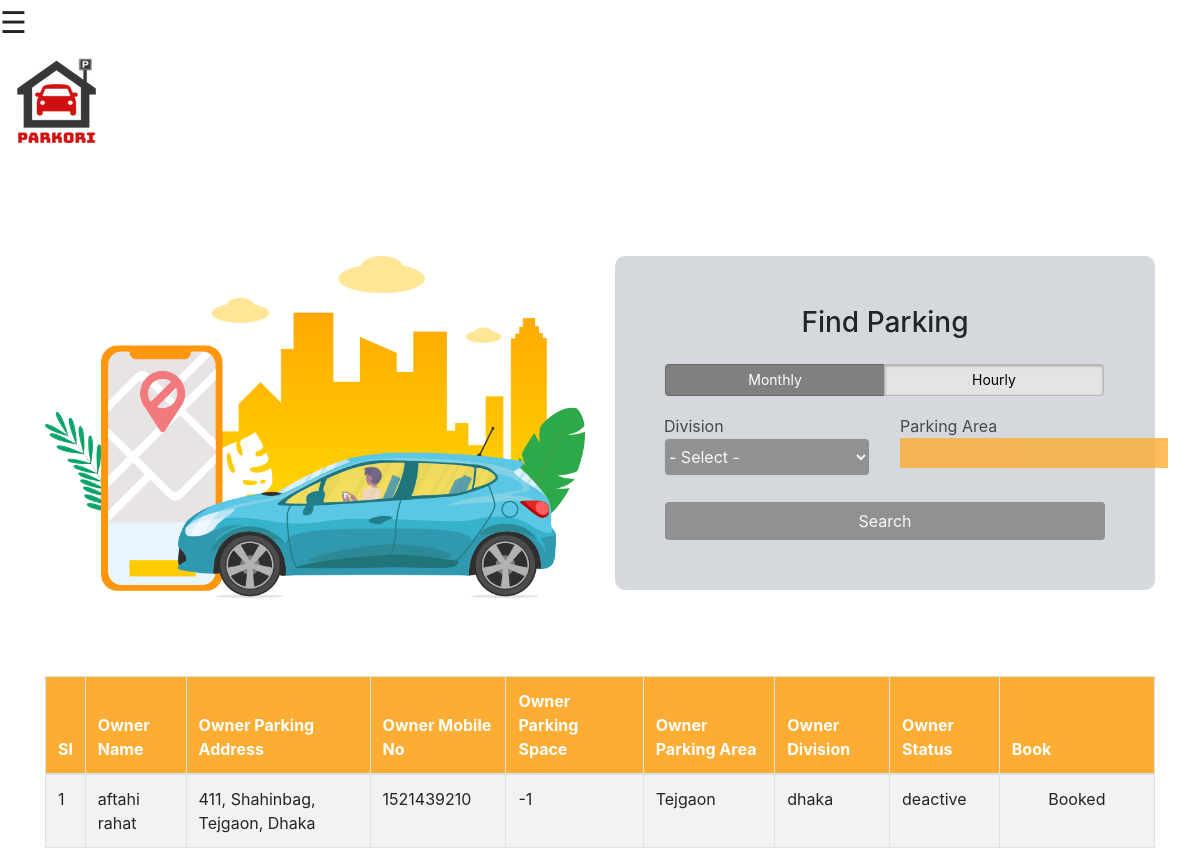
The app's page /Loginform/dashboards/parkerDashboard_update.php?uname=aftahi rahat with its own data.
### tables this page shows
CREATE TABLE `owner` (
  `id` int(6) NOT NULL,
  `username` varchar(40) NOT NULL,
  `password` varchar(60) NOT NULL,
  `email` varchar(60) NOT NULL,
  `mobile_no` varchar(255) NOT NULL,
  `nid` int(60) NOT NULL,
  `address` varchar(255) NOT NULL,
  `parking_area` varchar(255) NOT NULL,
  `division` varchar(255) NOT NULL,
  `space` int(90) NOT NULL,
  `status` varchar(20) NOT NULL DEFAULT 'deactive',
  `approval` varchar(20) NOT NULL DEFAULT 'no'
);

### Loginform/dashboards/parkerDashboard_update.php (the view, shortened to what this page needs)
<?php include "includes/dbconnect.inc.php"; ?>
<!DOCTYPE html>
<html lang="en">
	<head>
			<link rel="stylesheet" href="bootstrap.min.css">
			<link rel="stylesheet" href="owl.carousel.min.css">
			<link rel="stylesheet" href="owl.theme.default.min.css">
			<link href="find-parking-place.css" rel="stylesheet">
			<link href="sidebar.css" rel="stylesheet">
			<link rel="stylesheet" href="https://cdnjs.cloudflare.com/ajax/libs/font-awesome/4.7.0/css/font-awesome.min.css">
	</head>
	<body>
		<span style="font-size:30px;cursor:pointer" onclick="openNav()">&#9776;</span>
		<div id="main">
			<nav class="navbar navbar-default" role="navigation">
				<a class="navbar-brand navbar-right" href="index.html"><img src="rsz_logo1.png" ></a>
			</nav>
			<section class="banner-area">
				<div class="container">
					<div class="row upperspace">
						<div class=" col-lg-6 col-md-5 col-sm-12 col-12">
							<div class="banner-img">
								<img src="million-job.png" class="img-fluid">
							</div>
						</div>
						<div class=" col-lg-6 col-md-7 col-sm-12 col-12">
							<div class="sign-up-area">
								<div class="sign-up">
									<div class="row">
										<div class="col-md-12">
											<h3 align="center" class="mb-4">Find Parking</h3>
										</div>
									</div>
									<div class="row">
										<div class="col-md-12">
											<form method="post" action="">
												<div class="switch-field w-100">
													<label for="monthly">Monthly</label>
													<label for="hourly">Hourly</label>
												</div>
												<div class="time-picker-section">
													<div class="row">
														<div class="col-6 pl-1">
															<div class="form-group ">
																<label>Division</label>
																<select class="form-control"  id="division" name="division" required="">
																	<option disabled selected value>- Select -</option>
																</select>
															</div>
														</div>
														<div class="col-6 pr-1">
															<div class="form-group">
																<label>Parking Area</label>
																<input type="text" id="local" name="local"/>
															</div>
														</div>
													</div>
												</div>
												<button type="submit" id="sign" class="btn btn-block mt-3 datepicker-btn" name="search_btn">Search</button>
											</form>
										</div>
									</div>
								</div>
							</div>
						</div>
					</div>
				</div>
			</section>
			<section class="find-parking-table">
				<div class="container">
					<div class="row">
						<div class="col-md-12">
							<div class="table-responsive">
								<table id="example" class="table table-striped table-bordered">
									<thead>
										<tr>
											<th >Sl</th>
											<th>Owner Name</th>
											<th >Owner Parking Address</th>
											<th>Owner Mobile No</th>
											<th>Owner Parking Space</th>
											<th>Owner Parking Area</th>
											<th>Owner Division</th>
											<th>Owner Status</th>
											<th width="14%">Book</th>
										</tr>
									</thead>
									<tbody id="find_park_t">
										<?php
											if (isset($_POST['search_btn'])) {
												$search = $_POST['search_btn'];
												$parker_search = mysqli_real_escape_string($conn, $_POST['local']);
												$parker_division = mysqli_real_escape_string($conn, $_POST['division']);
												$query = "SELECT * FROM owner WHERE id LIKE '$search'";
												$select_query = mysqli_query($conn, $query);
												while ($row = mysqli_fetch_assoc($select_query)) {
													$o_parking_area = $row['parking_area'];
													$o_division = $row['division'];
													if ($parker_division == $o_division) {
														$query = "SELECT * FROM owner";
														$select_query = mysqli_query($conn, $query);
														$i = 0;
														while ($row = mysqli_fetch_assoc($select_query)) {
															$the_o_id = $row['id'];
															$o_username = $row['username'];
															$o_email = $row['email'];
															$o_mobile_no = $row['mobile_no'];
															$o_nid = $row['nid'];
															$o_address = $row['address'];
															$o_parking_area = $row['parking_area'];
															$o_division = $row['division'];
															$o_space= $row['space'];
															$o_status = $row['status'];
															$i++;
															?>
															<tr>
																<td><?php echo $i; ?></td>
																<td><?php echo $o_username; ?> </td>
																<td><?php echo $o_address; ?></td>
																<td><?php echo $o_mobile_no; ?></td>
																<td><?php echo $o_space; ?></td>
																<td><?php echo $o_parking_area; ?></td>
																<td><?php echo $o_division; ?></td>
																<td><?php echo $o_status; ?></td>
																<td align="center"><a href="FindParkingFormee2c.html?link=380"><button>Book Parking</button></a></td>
															</tr>
														<?php
														}
															}
													}
											}
											else {
												if ($_SERVER['REQUEST_METHOD'] == 'GET') {
													$o_uname = $_GET['uname'];
													$query = "SELECT * FROM owner WHERE username = '$o_uname'";
													$select_query = mysqli_query($conn, $query);
													$i = $k = 0;
													while ($row = mysqli_fetch_assoc($select_query)) {
														$o_username = $row['username'];
														$o_mobile_no = $row['mobile_no'];
														$o_address = $row['address'];
														$o_parking_area = $row['parking_area'];
														$o_division = $row['division'];
														$o_space= $row['space'];
														$k = $o_space;
														$k--;
														$o_status = $row['status'];
														$i++;
														?>
														<tr>
															<td><?php echo $i; ?></td>
															<td><?php echo $o_username; ?> </td>
															<td><?php echo $o_address; ?></td>
															<td><?php echo $o_mobile_no; ?></td>
															<td><?php echo $k; ?></td>
															<td><?php echo $o_parking_area; ?></td>
															<td><?php echo $o_division; ?></td>
															<td><?php echo $o_status; ?></td>
															<td align="center">Booked</td>
														</tr>
											<?php
													}
												}
											}
										?>
									</tbody>
								</table>
							</div>
						</div>
					</div>
				</div>
			</section>
		</div>
	</body>
</html>

### Loginform/dashboards/find-parking-place.css (style rules this page uses)
.banner-area { position: relative; }
.upperspace { padding-top: 100px; }
.banner-img { height: 400px; }
.find-parking-table { margin-top: 20px; }
.find-parking-table thead { background-color: #fdad33; color: white; }
.sign-up-area { border-radius: 10px; background-color: #d5d8dc ; }
.sign-up { padding: 50px; }
.sign-up button { border-bottom-style:3px solid transparent; }
.time-picker-section { padding: 10px 10px; border-radius: 3px; margin-bottom:10px; opacity: 0.8; }
.time-picker-section input { height: 30px; background-color: #FDAD33; padding: 10px; border: none; }
.time-picker-section label { padding: 0px!important; margin: 0px!important; }
.time-picker-section .form-group { padding-bottom: 0px!important; margin-bottom: 0px!important; }
.time-picker-section .form-control { padding: 0px; }
.datepicker-btn { background-color: gray; color: white; opacity: 0.8; }
.switch-field { display: flex; overflow: hidden; }
.switch-field label { background-color: #e4e4e4; color: black; font-size: 14px; line-height: 1; text-align: center; padding: 8px 16px; margin-right: -1px; border: 1px solid rgba(0, 0, 0, 0.2); box-shadow: inset 0 1px 3px rgba(0, 0, 0, 0.3), 0 1px rgba(255, 255, 255, 0.1); transition: all 0.1s ease-in-out; }
.switch-field input:checked + label { background-color: gray; box-shadow: none; width: 50%; color: white; }
.switch-field label:first-of-type { border-radius: 4px 0 0 4px; width: 50%; }
.switch-field label:last-of-type { border-radius: 0 4px 4px 0; width: 50%; }
.time-picker-section .form-control { color:white!important; background-color:gray!important; }

### records on screen
owner: username "aftahi rahat", address "411, Shahinbag, Tejgaon, Dhaka", mobile_no "1521439210", k "-1", parking_area "Tejgaon", division "dhaka", status "deactive"
